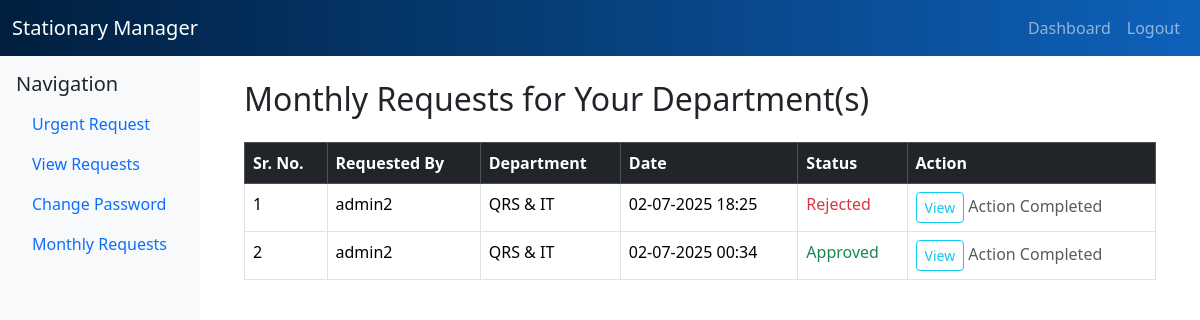
Page /ad/monthly-requests (signed in) on the committed database.
### models.py (models this page shows)
class MonthlyRequest(db.Model):
    id = db.Column(db.Integer , primary_key=True , autoincrement=True)
    user_id = db.Column(db.Integer, db.ForeignKey('user.id'), nullable = False)
    user = db.relationship('User', backref='monthly_requests')
    month = db.Column(db.String(20), nullable=False)
    year = db.Column(db.Integer, nullable=False)
    items = db.Column(JSON)
    date_requested = db.Column(db.DateTime, default=datetime.now)
    ad_status = db.Column(db.String(20), default='Pending')
    department_id = db.Column(db.Integer, db.ForeignKey('department.id'), nullable=False)
    department = db.relationship('Department', foreign_keys=[department_id])

class User(db.Model):
    id = db.Column(db.Integer , primary_key=True , autoincrement=True)
    username = db.Column(db.String(100), unique=True , nullable = False)
    password = db.Column(db.String(200), nullable = False)
    role = db.Column(db.String(20), nullable = False )
    designation = db.Column(db.String, nullable = True)
    department_id = db.Column(db.Integer, db.ForeignKey('department.id'), nullable = False)
    department = db.relationship('Department',foreign_keys=[department_id], backref='users')

class Department(db.Model):
    id = db.Column(db.Integer, primary_key=True, autoincrement=True)
    shortname = db.Column(db.String(50), unique=True, nullable=False)
    head_id = db.Column(db.Integer, db.ForeignKey('user.id'), nullable=True)
    ad_id = db.Column(db.Integer, db.ForeignKey('user.id'), nullable=True)
    head = db.relationship('User', foreign_keys=[head_id], backref='headed_departments')
    ad = db.relationship('User', foreign_keys=[ad_id], backref='ad_departments')

### app.py (the view)
@app.route('/ad/monthly-requests')
def ad_monthly_requests():
    if 'user_id' not in session or session.get('role') != 'employee':
        return redirect('/login')
    user_id = session.get('user_id')
    departments = Department.query.filter(
        (Department.head_id == user_id) | (Department.ad_id == user_id)
    ).all()
    department_ids = [d.id for d in departments]
    requests = (
        MonthlyRequest.query
        .join(User, MonthlyRequest.user_id == User.id)
        .filter(
            MonthlyRequest.department_id.in_(department_ids),
            User.role == 'admin'
        )
        .order_by(MonthlyRequest.date_requested.desc())
        .all()
    )
    return render_template('ad_monthly_requests.html', requests=requests, role=session.get('role'))

### app.py (called while the page is built)
@app.context_processor
def inject_is_ad_or_head():
    user_id =  session.get('user_id')
    is_ad_or_head = False
    if user_id:
        is_ad_or_head = Department.query.filter(
            (Department.head_id == user_id) | (Department.ad_id == user_id)
        ).first() is not None
    return dict(is_ad_or_head=is_ad_or_head)

### templates/ad_monthly_requests.html (shortened to what this page needs)
{% extends 'base.html' %}
{% block body %}
<div class="container mt-5">
    <h2>Monthly Requests for Your Department(s)</h2>
    <table class="table table-bordered mt-4">
        <thead class="table-dark">
            <tr>
                <th>Sr. No.</th>
                <th>Requested By</th>
                <th>Department</th>
                <th>Date</th>
                <th>Status</th>
                <th>Action</th>
            </tr>
        </thead>
        <tbody>
            {% for req in requests %}
            <tr>
                <td>{{ loop.index }}</td>
                <td>{{ req.user.username }}</td>
                <td>{{ req.department.shortname }}</td>
                <td>{{ req.date_requested.strftime('%d-%m-%Y %H:%M') }}</td>
                <td>
                    {% if  req.ad_status == 'Approved' %}
                        <span class="text-success">Approved</span>
                    {% elif  req.ad_status == 'Rejected' %}
                        <span class="text-danger">Rejected</span>
                    {% else %}
                        <span class="text-warning">Pending</span>
                    {% endif %}
                </td>
                <td>
                    <a href="/ad/monthly-request/{{ req.id }}" class="btn btn-outline-info btn-sm">View</a>
                    {% if req.ad_status == 'Pending' %}
                    <!-- <form method="POST" action="/ad/monthly-request/{{ req.id }}/action">
                        <button name="action" value="approve" class="btn btn-success btn-sm">Approve</button>
                        <button name="action" value="reject" class="btn btn-danger btn-sm">Reject</button>
                    </form> -->
                    {% else %}
                    <span class="text-muted">Action Completed</span>
                    {% endif %}
                </td>
            </tr>
            {% else %}
            <tr>
                <td colspan="7" class="text-center">No requests found.</td>
            </tr>
            {% endfor %}
        </tbody>
    </table>
</div>
{% endblock %}

### templates/base.html (style rules this page uses)
body { min-height: 100vh; display: flex; flex-direction: column; }

### rows in the picture
MonthlyRequest: user.username "admin2", department.shortname "QRS & IT", date_requested "02-07-2025 18:25", ad_status "Rejected"
MonthlyRequest: user.username "admin2", department.shortname "QRS & IT", date_requested "02-07-2025 00:34", ad_status "Approved"
